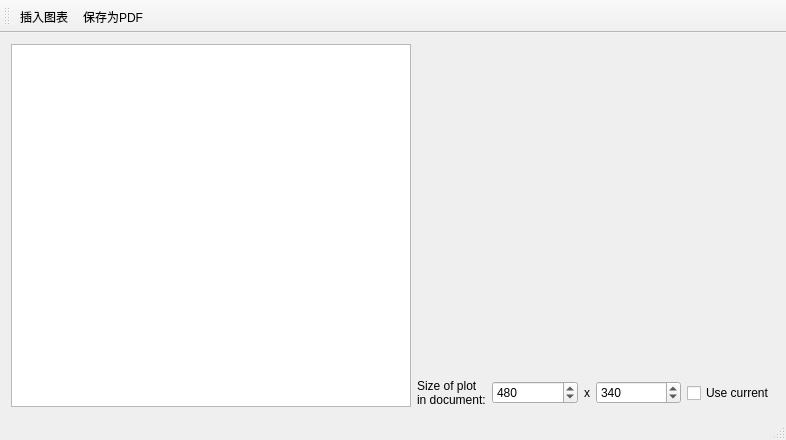
<?xml version="1.0" encoding="UTF-8"?>
<ui version="4.0">
 <class>savePDFwindow</class>
 <widget class="QMainWindow" name="savePDFwindow">
  <property name="geometry">
   <rect>
    <x>0</x>
    <y>0</y>
    <width>786</width>
    <height>440</height>
   </rect>
  </property>
  <property name="windowTitle">
   <string>QCustomPlot Document Insertion Demo</string>
  </property>
  <widget class="QWidget" name="centralWidget">
   <layout class="QHBoxLayout" name="horizontalLayout_2">
    <item>
     <widget class="QTextEdit" name="textEdit">
      <property name="minimumSize">
       <size>
        <width>400</width>
        <height>0</height>
       </size>
      </property>
     </widget>
    </item>
    <item>
     <layout class="QVBoxLayout" name="verticalLayout">
      <item>
       <widget class="QCustomPlot" name="plot" native="true">
        <property name="sizePolicy">
         <sizepolicy hsizetype="Preferred" vsizetype="MinimumExpanding">
          <horstretch>0</horstretch>
          <verstretch>0</verstretch>
         </sizepolicy>
        </property>
       </widget>
      </item>
      <item>
       <layout class="QHBoxLayout" name="horizontalLayout">
        <item>
         <widget class="QLabel" name="label">
          <property name="text">
           <string>&lt;html&gt;&lt;head/&gt;&lt;body&gt;&lt;p&gt;Size of plot&lt;br/&gt;in document:&lt;/p&gt;&lt;/body&gt;&lt;/html&gt;</string>
          </property>
         </widget>
        </item>
        <item>
         <widget class="QSpinBox" name="sbWidth">
          <property name="sizePolicy">
           <sizepolicy hsizetype="MinimumExpanding" vsizetype="Fixed">
            <horstretch>0</horstretch>
            <verstretch>0</verstretch>
           </sizepolicy>
          </property>
          <property name="minimum">
           <number>1</number>
          </property>
          <property name="maximum">
           <number>9999</number>
          </property>
          <property name="value">
           <number>480</number>
          </property>
         </widget>
        </item>
        <item>
         <widget class="QLabel" name="label_2">
          <property name="text">
           <string>x</string>
          </property>
         </widget>
        </item>
        <item>
         <widget class="QSpinBox" name="sbHeight">
          <property name="sizePolicy">
           <sizepolicy hsizetype="MinimumExpanding" vsizetype="Fixed">
            <horstretch>0</horstretch>
            <verstretch>0</verstretch>
           </sizepolicy>
          </property>
          <property name="minimum">
           <number>1</number>
          </property>
          <property name="maximum">
           <number>9999</number>
          </property>
          <property name="value">
           <number>340</number>
          </property>
         </widget>
        </item>
        <item>
         <widget class="QCheckBox" name="cbUseCurrentSize">
          <property name="text">
           <string>Use current</string>
          </property>
         </widget>
        </item>
       </layout>
      </item>
     </layout>
    </item>
   </layout>
  </widget>
  <widget class="QToolBar" name="mainToolBar">
   <attribute name="toolBarArea">
    <enum>TopToolBarArea</enum>
   </attribute>
   <attribute name="toolBarBreak">
    <bool>false</bool>
   </attribute>
   <addaction name="actionInsert_Plot"/>
   <addaction name="actionSave_Document"/>
  </widget>
  <widget class="QStatusBar" name="statusBar"/>
  <action name="actionInsert_Plot">
   <property name="text">
    <string>插入图表</string>
   </property>
  </action>
  <action name="actionSave_Document">
   <property name="text">
    <string>保存为PDF</string>
   </property>
  </action>
 </widget>
 <layoutdefault spacing="6" margin="11"/>
 <customwidgets>
  <customwidget>
   <class>QCustomPlot</class>
   <extends>QWidget</extends>
   <header>qcustomplot.h</header>
   <container>1</container>
  </customwidget>
 </customwidgets>
 <resources/>
 <connections/>
</ui>
